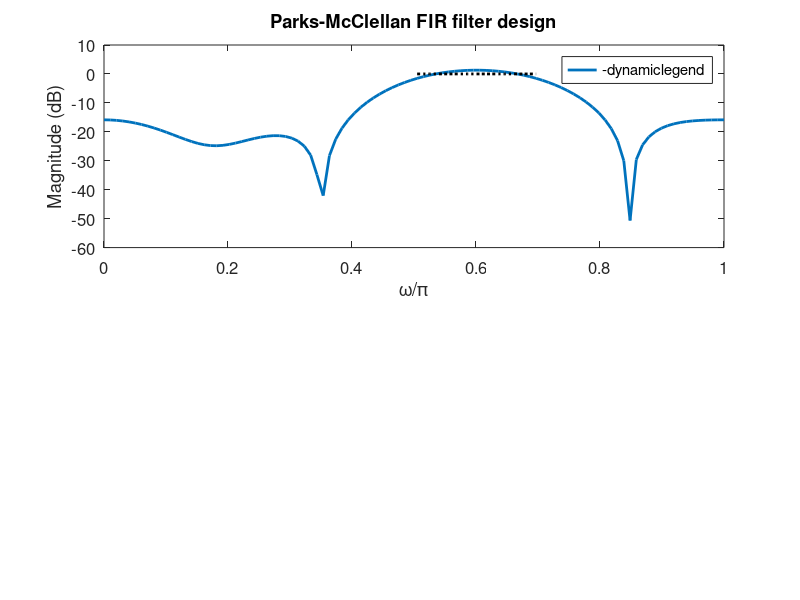

The MATLAB source for this figure: (Note: this script raises an error after producing the figure.)
%% Example of FIR bandpass filter design using Parks-McClellan and least-squares algorithms
% Problem described in lecture notes 9, slide 
clear, clc, close all

N = 100;                   % number of samples in the frequency domain
L = 11;                    % Filter length (number of coefficients)
M = L - 1;                 % Filter order 
w = linspace(0, pi, N).';  % frequency vector omega (N x 1)

% Desired frequency response
d = zeros(size(w));  
d(w >= 0.5*pi & w <= 0.7*pi) = 1; % bandpass filter between 0.5*pi and 0.7*pi

% Weight function. 
% Transition band
Deltaw = 0.1*pi; % transition band width
wv  = ones(size(w));
wv(w > 0.5*pi-Deltaw & w < 0.5*pi) = 0; % transition band (don't care)
wv(w > 0.7*pi & w < 0.7*pi+Deltaw) = 0; % transition band (don't care)
W = diag(wv); % diagonal matrix W

% Calculate matrix Q
% This assumes even symmetry
Q = zeros(N, floor(M/2)+1); % initialized
n = 0:floor(M/2); % time vector
for i = 1:N % for every frequency wi
    Q(i, :) = 2*cos(w(i)*(M/2-n));
    if mod(M, 2) == 0 % M even
        Q(i, end) = 1;
    end
end

% Define parameter k used to append vectors
if mod(M, 2) == 0 % M even
    k = 1;
else % M odd
    k = 0;
end

%% Parks-McClellan as a linear program
% To run this part you must have CVX installed
% (http://cvxr.com/cvx/doc/install.html)
% cvx_begin
%     variable u(1)
%     variable h(floor(M/2)+1) 
%     minimize u
%     subject to 
%     -u <= W*(d - Q*h) <= u
% cvx_end
% 
% hpm =[h; h(end-k:-1:1)];

% Matlab Parks-McClellan FIR filter design
hpmMat = firpm(M, w(wv ~= 0)/pi, d(wv ~= 0));

% Plot results
% Hpm = freqz(hpm, 1, w);    
HpmMat = freqz(hpmMat, 1, w);

figure, subplot(211), hold on, box on
% plot(w/pi, 20*log10(abs(Hpm)), 'LineWidth', 2, 'DisplayName', 'PM cvx')
plot(w/pi, 20*log10(abs(HpmMat)), 'LineWidth', 2, 'DisplayName', 'firpm')
plot(w/pi, 20*log10(d), ':k', 'LineWidth', 2, 'DisplayName', 'Desired response')
xlabel('\omega/\pi', 'FontSize', 12)
ylabel('Magnitude (dB)', 'FontSize', 12)
title('Parks-McClellan FIR filter design')
set(gca, 'FontSize', 12)
legend('-dynamiclegend', 'Location', 'NorthEast')
% axis([0 1 -50 10])

%% Least-squares algorithm
h = pinv(W*Q)*(W*d);

hls =[h; h(end-k:-1:1)]; % append to get filter coefficients

% Matlab least-squares FIR filter design
hlsMat = firls(M, w(wv ~= 0)/pi, d(wv ~= 0));

% Plot results
Hls = freqz(hls, 1, w);    
HlsMat = freqz(hlsMat, 1, w);

figure(1), subplot(212), hold on, box on
plot(w/pi, 20*log10(abs(Hls)), 'LineWidth', 2, 'DisplayName', 'Least squares')
plot(w/pi, 20*log10(abs(HlsMat)), 'LineWidth', 2, 'DisplayName', 'firls')
plot(w/pi, 20*log10(d), ':k', 'LineWidth', 2, 'DisplayName', 'Desired response')
xlabel('\omega/\pi', 'FontSize', 12)
ylabel('Magnitude (dB)', 'FontSize', 12)
title('Least-squares FIR filter design')
set(gca, 'FontSize', 12)
legend('-dynamiclegend', 'Location', 'NorthEast')
% axis([0 1 -50 10])


